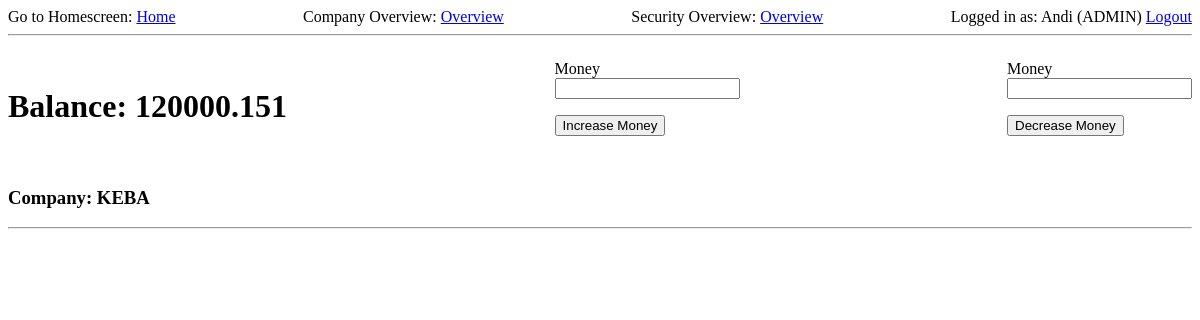
The page /associated_account/6 (signed in) on the database as committed earlier.
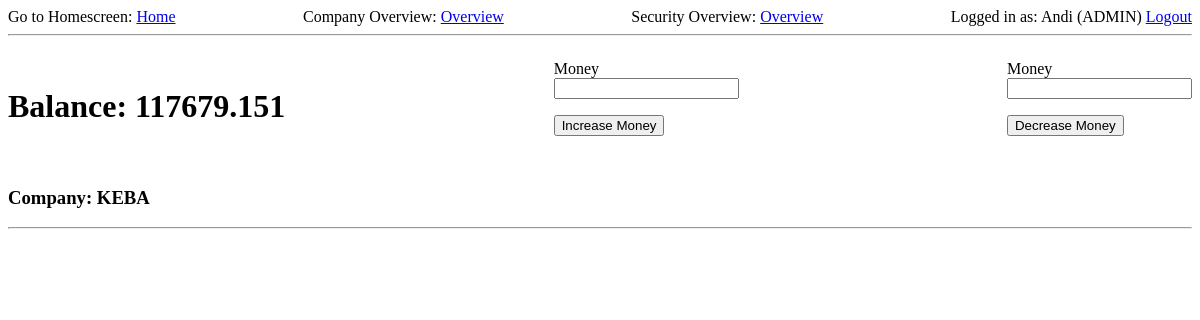
The same page on the database as committed later.
### app/models.py (models this page shows, shortened)
class Account(db.Model):
    account_id = db.Column(db.Integer, primary_key=True)
    balance = db.Column(db.Numeric(precision=10, scale=5))
    owner = db.Column(db.Text)

### app/routes.py (the view)
@app.route('/associated_account/<int:account_id>', methods=['GET'])
@login_required
def account_index(account_id):
    account = Account.query.get(account_id)
    company = Company.query.filter_by(account_nr=account_id).first()
    inputForm = MoneyInputForm()
    outputForm = MoneyOutputForm()
    return render_template('account_index.html', title="Account overview", account=account,
                           inputForm=inputForm, outputForm=outputForm, name=company)

### app/forms.py
class MoneyInputForm(FlaskForm):
    money = DecimalField(validators=[DataRequired()])
    submit = SubmitField('Increase Money')

class MoneyOutputForm(FlaskForm):
    money = DecimalField(validators=[DataRequired()])
    submit = SubmitField('Decrease Money')

### app/models.py (called while the page is built)
@login.user_loader
def load_user(id):
    return User.query.get(int(id))

    def __repr__(self):
        return 'Company: {}'.format(self.company_name, self.address, self.employee_nr)

### app/templates/account_index.html (shortened to what this page needs)
{% extends "base.html" %}
{% block content %}
    <div style="display: flex; align-items: center; flex-wrap: wrap; justify-content: space-between">
        <h1> Balance: {{ '{:.3f}'.format(account.balance) }} </h1>
        <form action="{{ url_for('edit_balance_up', account_id=account.account_id) }}" method="POST">
            <p>
                {{ inputForm.money.label }}<br>
                {{ inputForm.money }}<br>
            </p>
            <p>{{ inputForm.submit() }}</p>
        </form>
        <form action="{{ url_for('edit_balance_down', account_id=account.account_id) }}" method="POST">
            <p>
                {{ outputForm.money.label }}<br>
                {{ outputForm.money }}<br>
            </p>
            <p>{{ outputForm.submit() }}</p>
        </form>
    </div>
    <h3>{{ name }}</h3>
{% endblock %}

Rows that differ between the two databases and show on the page:
changed Account: balance "120000.151" → "117679.151"
